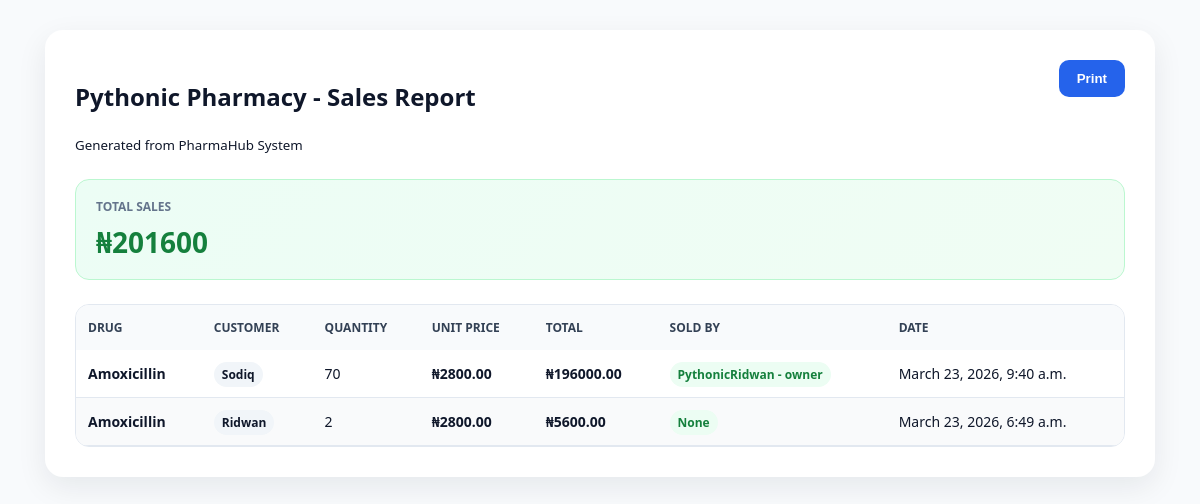
/reports/sales/print/ (signed in), run on the app's committed database.
### pharmacies/models.py (models this page shows, shortened)
class Pharmacy(models.Model):
    name = models.CharField(max_length=255)
    email = models.EmailField(unique=True)
    phone = models.CharField(max_length=20, blank=True, null=True)
    address = models.TextField(blank=True, null=True)
    is_active = models.BooleanField(default=True)
    is_suspended_by_owner = models.BooleanField(default=False)
    suspension_reason = models.CharField(max_length=255, blank=True, null=True)
    created_at = models.DateTimeField(auto_now_add=True)
    class Meta:
        ordering = ['name']

### sales/models.py (models this page shows, shortened)
class Sale(models.Model):
    pharmacy = models.ForeignKey(
        Pharmacy,
        on_delete=models.CASCADE,
        related_name='sales'
    )
    drug = models.ForeignKey(
        Drug,
        on_delete=models.CASCADE,
        related_name='sales'
    )
    sold_by = models.ForeignKey(
        settings.AUTH_USER_MODEL,
        on_delete=models.SET_NULL,
        null=True,
        blank=True
    )
    customer_name = models.CharField(max_length=255, blank=True, null=True)
    quantity = models.PositiveIntegerField()
    unit_price = models.DecimalField(max_digits=12, decimal_places=2)
    total_price = models.DecimalField(max_digits=12, decimal_places=2, blank=True, null=True)
    note = models.TextField(blank=True, null=True)
    date = models.DateTimeField(auto_now_add=True)
    class Meta:
        ordering = ['-date']

### drugs/models.py (models this page shows, shortened)
class Drug(models.Model):
    pharmacy = models.ForeignKey(
        Pharmacy,
        on_delete=models.CASCADE,
        related_name='drugs'
    )
    drug_name = models.CharField(max_length=255)
    category = models.CharField(max_length=100, blank=True, null=True)
    batch_number = models.CharField(max_length=100, blank=True, null=True)
    quantity = models.PositiveIntegerField(default=0)
    unit_price = models.DecimalField(max_digits=12, decimal_places=2, default=0.00)
    expiry_date = models.DateField()
    manufacturer = models.CharField(max_length=255, blank=True, null=True)
    created_at = models.DateTimeField(auto_now_add=True)
    class Meta:
        ordering = ['drug_name']

### accounts/models.py (models this page shows, shortened)
class User(AbstractUser):
    ROLE_CHOICES = (
        ('owner', 'Owner'),
        ('admin', 'Admin'),
        ('pharmacist', 'Pharmacist'),
        ('cashier', 'Cashier'),
        ('staff', 'Staff'),
    )
    pharmacy = models.ForeignKey(
        Pharmacy,
        on_delete=models.CASCADE,
        related_name='users',
        null=True,
        blank=True
    )
    role = models.CharField(max_length=20, choices=ROLE_CHOICES, default='staff')
    def __str__(self):
        return f"{self.username} - {self.role}"

### subscriptions/decorators.py (the view)
    def wrapper(request, *args, **kwargs):
        user = request.user
        if not hasattr(user, 'pharmacy') or user.pharmacy is None:
            messages.error(request, "You are not assigned to any pharmacy.")
            return redirect('dashboard')
        subscription = Subscription.objects.filter(
            pharmacy=user.pharmacy,
            is_current=True
        ).first()
        if subscription is None:
            messages.error(request, "No subscription found. Please choose a plan.")
            return redirect('plan_list')
        today = timezone.now().date()
        if subscription.status in ['trial', 'active']:
            if not subscription.end_date or subscription.end_date >= today:
                return view_func(request, *args, **kwargs)
        messages.error(request, "Your subscription is inactive or expired. Please renew to continue.")
        return redirect('plan_list')

### reports/views.py (called while the page is built)
def check_access(request):
    if request.user.role not in ALLOWED_ROLES:
        raise PermissionDenied("You do not have permission to view reports.")
    if not hasattr(request.user, 'pharmacy') or request.user.pharmacy is None:
        messages.error(request, "You are not assigned to any pharmacy.")
        return None
    return request.user.pharmacy

@login_required
@subscription_required
@pharmacy_active_required
def print_sales_report(request):
    pharmacy = check_access(request)
    if not pharmacy:
        return redirect('dashboard')
    sales = Sale.objects.filter(pharmacy=pharmacy).select_related('drug', 'sold_by')
    total_sales = sales.aggregate(total=Sum('total_price'))['total'] or 0
    return render(request, 'reports/print_sales_report.html', {
        'pharmacy_name': pharmacy.name,
        'sales': sales,
        'total_sales': total_sales,
    })

### templates/reports/print_sales_report.html (shortened to what this page needs)
<!DOCTYPE html>
<html>
<head>
</head>
<body>
    <div class="container">
        <div class="header">
            <div>
                <h2>{{ pharmacy_name }} - Sales Report</h2>
                <small>Generated from PharmaHub System</small>
            </div>
            <button class="print-btn" onclick="window.print()">Print</button>
        </div>
        <div class="summary-card">
            <div class="summary-label">Total Sales</div>
            <div class="summary-value">₦{{ total_sales }}</div>
        </div>
        <div class="table-card">
            <table>
                <thead>
                    <tr>
                        <th>Drug</th>
                        <th>Customer</th>
                        <th>Quantity</th>
                        <th>Unit Price</th>
                        <th>Total</th>
                        <th>Sold By</th>
                        <th>Date</th>
                    </tr>
                </thead>
                <tbody>
                    {% for sale in sales %}
                    <tr>
                        <td class="drug">{{ sale.drug.drug_name }}</td>
                        <td><span class="customer">{{ sale.customer_name }}</span></td>
                        <td>{{ sale.quantity }}</td>
                        <td class="amount">₦{{ sale.unit_price }}</td>
                        <td class="amount">₦{{ sale.total_price }}</td>
                        <td><span class="staff">{{ sale.sold_by }}</span></td>
                        <td>{{ sale.date }}</td>
                    </tr>
                    {% empty %}
                    <tr>
                        <td colspan="7" class="empty">No sales recorded.</td>
                    </tr>
                    {% endfor %}
                </tbody>
            </table>
        </div>
    </div>
</body>
</html>

### templates/reports/print_sales_report.html (style rules this page uses)
body { font-family: "Segoe UI", Arial, sans-serif; padding: 30px; background: #f8fafc; color: #0f172a; margin: 0; }
.container { max-width: 1050px; margin: auto; background: #ffffff; padding: 30px; border-radius: 18px; box-shadow: 0 10px 30px rgba(15, 23, 42, 0.08); }
.header { display: flex; justify-content: space-between; align-items: flex-start; gap: 16px; flex-wrap: wrap; margin-bottom: 24px; }
.print-btn { padding: 11px 18px; background: #2563eb; color: white; border: none; border-radius: 10px; font-weight: 700; cursor: pointer; }
.summary-card { background: linear-gradient(135deg, #ecfdf5, #f0fdf4); border: 1px solid #bbf7d0; border-radius: 14px; padding: 18px 20px; margin-bottom: 24px; }
.summary-label { font-size: 12px; font-weight: 800; text-transform: uppercase; color: #64748b; margin-bottom: 8px; }
.summary-value { font-size: 28px; font-weight: 900; color: #15803d; }
.table-card { border: 1px solid #e2e8f0; border-radius: 14px; overflow: hidden; }
table { width: 100%; border-collapse: collapse; font-size: 14px; }
thead th { background: #f8fafc; text-transform: uppercase; font-size: 12px; padding: 14px 12px; text-align: left; color: #334155; }
tbody td { padding: 14px 12px; border-bottom: 1px solid #e2e8f0; }
tbody tr:nth-child(even) { background: #f9fafb; }
.drug { font-weight: 700; }
.amount { font-weight: 800; }
.customer { background: #f1f5f9; padding: 4px 8px; border-radius: 999px; font-size: 12px; font-weight: 600; }
.staff { background: #ecfdf3; color: #15803d; padding: 4px 8px; border-radius: 999px; font-size: 12px; font-weight: 600; }

### data on the page
Pharmacy: name "Pythonic Pharmacy"
Sale: drug.drug_name "Amoxicillin", customer_name "Sodiq", quantity "70", unit_price "2800.00", total_price "196000.00", sold_by "PythonicRidwan - owner", date "March 23, 2026, 9:40 a.m."
Sale: drug.drug_name "Amoxicillin", customer_name "Ridwan", quantity "2", unit_price "2800.00", total_price "5600.00", sold_by "None", date "March 23, 2026, 6:49 a.m."

### other printed values
{{ total_sales }} "201600"
